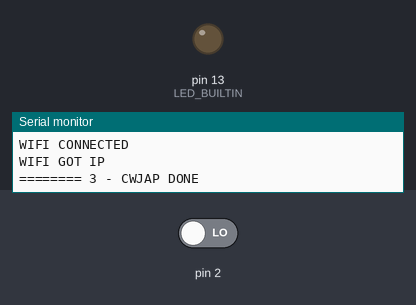
The sketch below on a simulated Arduino Uno, built with avr-gcc and run on an emulated ATmega328P. Shown: output pins drawn as LEDs (lit = HIGH), the last lines printed to the serial monitor. The inputs (shaded band) are chosen by the test bench; at power-on: pin 2 LOW. The modem accepts every AT command (registered, SIM ready, sends succeed) and sends nothing else.

Above: at 1.3 s.
1.4 s: pin 2 driven HIGH
At 2.8 s:
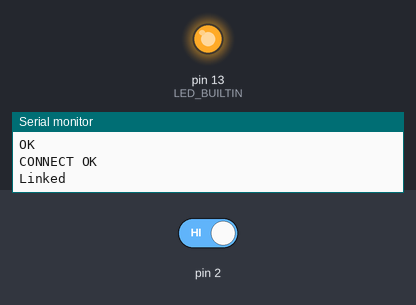
4.6 s: pin 2 driven LOW
At 7.1 s:
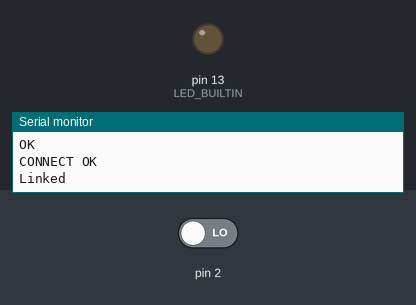
Timing chart, 0 to 8.6 s (numbered marks = the images above; inputs shaded):
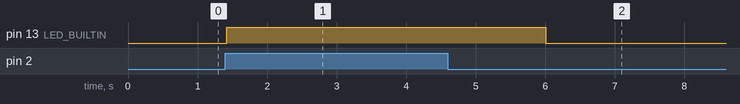

The sketch:

main.ino
```cpp
#include <SoftwareSerial.h>

SoftwareSerial esp8266(3, 4);

String ssid = "";
String password = "";

String host = "192.168.15.35";
String port = "3000";

void awaitResponse(String stopFlag)
{
  while (true)
  {
    int b = 0;

    int responseCounter = 0;

    while (esp8266.available() > 0)
    {
      if (responseCounter == 0)
      {
        Serial.println("Response Received:");
      }

      String response = esp8266.readStringUntil('\n');

      response.trim();

      Serial.println(response);

      responseCounter++;

      if (response.equals(stopFlag))
      {
        b = 1;

        break;
      }
    }

    if (b)
    {
      break;
    }
  }
}

void printResponse()
{
  while (esp8266.available())
  {
    Serial.println(esp8266.readStringUntil('\n'));
  }
}

void setupConnection()
{
  // WiFi connection setup.

  esp8266.println("AT");
  awaitResponse("OK");
  Serial.println("======== 1 - AT DONE");

  esp8266.println("AT+CWMODE=1");
  awaitResponse("OK");
  Serial.println("======== 2 - CWMODE DONE");

  esp8266.println("AT+CWJAP=\"" + ssid + "\",\"" + password + "\"");
  awaitResponse("WIFI GOT IP");
  Serial.println("======== 3 - CWJAP DONE");
}

void sendRequest()
{
  esp8266.println("AT+CIPMUX=1");
  awaitResponse("OK");

  esp8266.println("AT+CIPSTART=4,\"TCP\",\"" + host + "\"," + port);
  delay(100);
  printResponse();

  String cmd = "POST /api/v1/event/detection/test HTTP/1.1";
  esp8266.println("AT+CIPSEND=4," + String(cmd.length() + 4));
  delay(100);

  esp8266.println(cmd);
  delay(100);
  esp8266.println("");
}

void setup()
{
  Serial.begin(9600);
  esp8266.begin(9600);

  pinMode(LED_BUILTIN, OUTPUT);
  pinMode(2, INPUT);

  // Fix baud rate.
  // esp8266.begin(115200);
  // Serial.println("=== SETUP");
  // esp8266.println("AT+UART_DEF=9600,8,1,0,0");
  // Serial.println("=== SETUP DONE");

  setupConnection();
}

void loop()
{
  int in = digitalRead(2);

  digitalWrite(LED_BUILTIN, in);

  if (in == 1)
  {
    Serial.println(">>> triggering detection");

    sendRequest();

    delay(1000);
  }

  delay(100);
}
```

Measured:
- after the input at 1.4 s, pin 13 (LED_BUILTIN): LOW → HIGH at once
- after the input at 4.6 s, pin 13 (LED_BUILTIN): HIGH → LOW after 1.4 s
